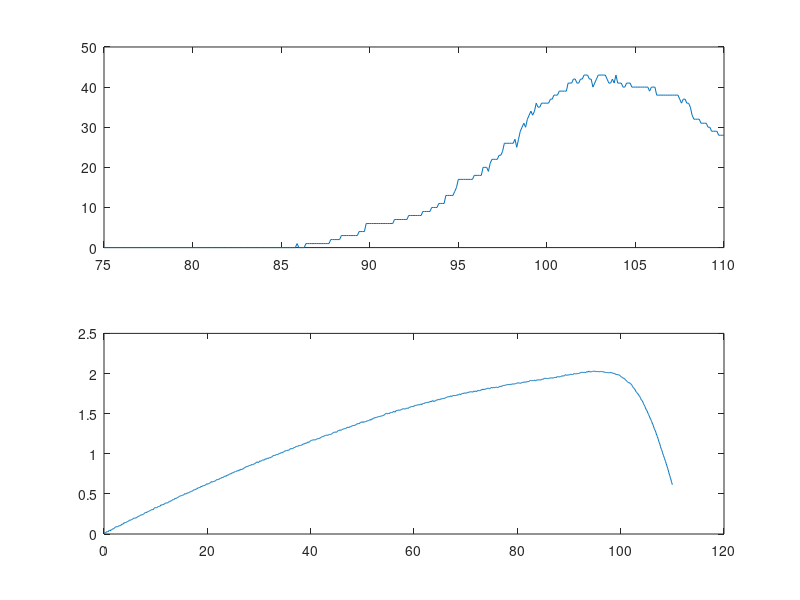

MATLAB code for this plot:
switch 800
    case 700
        A = load('700.mat');
    case 800
        A = load('800.mat');
    case 900
        A = load('900.mat');
end

t_pores = A.C(:,1); %ps
num_pores = A.C(:,2);
t_pressure = A.P(:,1); %ps
pressure = A.P(:,2); %Gpa
Temp = A.P(:,3); %K

clear A
%dn/dt = A*exp(-(E-v*P(t))/kT),  needs to find A E and v
dndt = gradient(num_pores,t_pores);

figure();
subplot(2,1,1)
plot(t_pores, num_pores);
subplot(2,1,2)
plot(t_pressure, pressure);